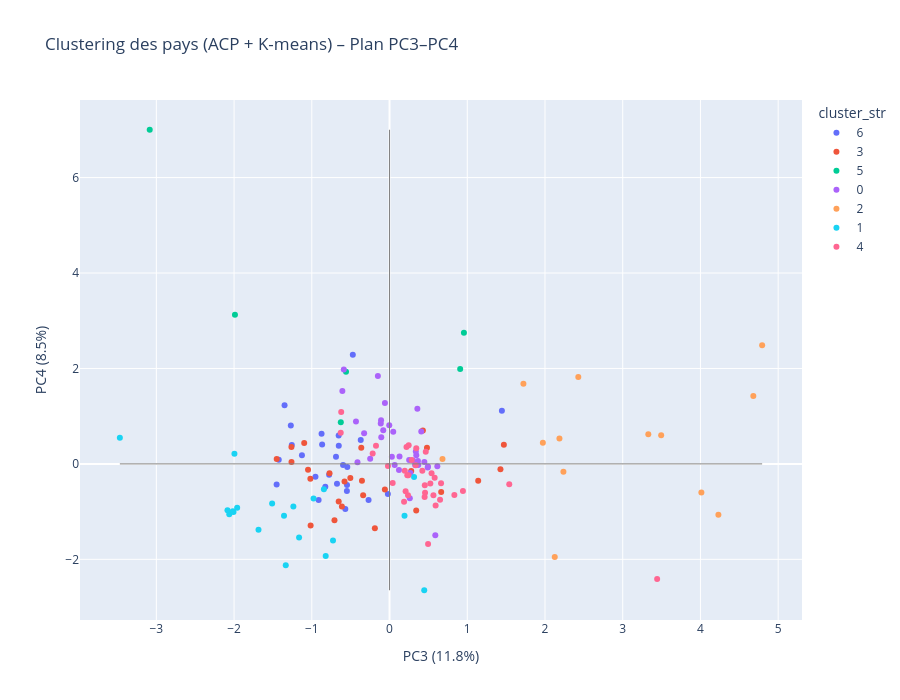

The cell this chart's notebook holds for it:
### Code cell
fig = px.scatter(
    donnees_acp,
    x="PC3",
    y="PC4",
    color="cluster_str",
    hover_name="Country",
    hover_data={"PC3":":.2f", "PC4":":.2f"},
    title="Clustering des pays (ACP + K-means) – Plan PC3–PC4"
)

# Lignes verticales et horizontales
fig.add_shape(type="line", 
              x0=0, y0=donnees_acp["PC4"].min(),
              x1=0, y1=donnees_acp["PC4"].max(),
              line=dict(color="grey", width=1))

fig.add_shape(type="line",
              x0=donnees_acp["PC3"].min(), y0=0,
              x1=donnees_acp["PC3"].max(), y1=0,
              line=dict(color="grey", width=1))

fig.update_layout(
    width=900,
    height=700,
    xaxis_title=f"PC3 ({pca.explained_variance_ratio_[2]*100:.1f}%)",
    yaxis_title=f"PC4 ({pca.explained_variance_ratio_[3]*100:.1f}%)",
)

fig.show()

### Figure 1 — Plotly figure (JSON) as saved in the notebook; plotly's stock layout.template omitted (floating-point values rounded to 4 significant figures)
{"data": [{"hovertemplate": "<b>%{hovertext}</b><br><br>cluster_str=6<br>PC3=%{x:.2f}<br>PC4=%{y:.2f}<extra></extra>", "hovertext": ["Bosnia and Herzegovina", "Indonesia", "Iran, Islamic Rep.", "Egypt, Arab Rep.", "El Salvador", "Thailand", "South Africa", "Turkiye", "Viet Nam", "China", "Nicaragua", "Morocco", "Mexico", "Moldova", "Lebanon", "Guatemala", "Honduras", "Algeria", "Colombia", "Ecuador", "Tunisia", "Jordan", "Azerbaijan", "Suriname", "Libya", "Venezuela, RB"], "legendgroup": "6", "marker": {"color": "#636efa", "symbol": "circle"}, "mode": "markers", "name": "6", "orientation": "v", "showlegend": true, "type": "scatter", "x": [-0.4725, -0.5436, -1.27, -0.653, -1.127, -0.8261, -0.5485, -0.8746, -0.2699, -0.02142, -0.5472, -0.867, -0.953, 1.446, -1.257, -0.6761, -0.7771, -0.6544, -1.453, -0.9126, -0.6889, -1.425, -0.3706, -0.5686, -1.351, -0.5979], "xaxis": "x", "y": [2.287, -0.06656, 0.8071, 0.3819, 0.1807, -0.4808, -0.5656, 0.6309, -0.7558, -0.6288, -0.4425, 0.4065, -0.2674, 1.114, 0.3976, -0.415, -0.2285, 0.5965, -0.4292, -0.7571, 0.1488, 0.08519, 0.5033, -0.9463, 1.229, -0.02511], "yaxis": "y"}, {"hovertemplate": "<b>%{hovertext}</b><br><br>cluster_str=3<br>PC3=%{x:.2f}<br>PC4=%{y:.2f}<extra></extra>", "hovertext": ["Switzerland", "Korea, Rep.", "Croatia", "United Kingdom", "Finland", "France", "Denmark", "Costa Rica", "Czechia", "United Arab Emirates", "Norway", "Sweden", "Portugal", "Iceland", "Italy", "Luxembourg", "Greece", "Spain", "Germany", "Cyprus", "Malta", "Kuwait", "Austria", "Bahamas, The", "Hong Kong SAR, China", "Qatar"], "legendgroup": "3", "marker": {"color": "#EF553B", "symbol": "circle"}, "mode": "markers", "name": "3", "orientation": "v", "showlegend": true, "type": "scatter", "x": [-0.3394, -1.262, 1.471, -0.6129, -0.1888, 1.427, 0.6643, -1.015, 1.141, -0.3635, -1.262, 0.3432, -1.452, -0.7085, -0.3549, 0.4816, -0.5044, -1.048, 0.2791, -1.019, -0.579, -0.7721, 0.429, -0.654, -0.05973, -1.098], "xaxis": "x", "y": [-0.6575, 0.04194, 0.403, -0.8935, -1.347, -0.111, -0.5867, -1.293, -0.3522, 0.3369, 0.3557, -0.9759, 0.1027, -1.18, -0.3516, 0.3359, -0.2941, -0.1242, -0.1487, -0.3117, -0.3684, -0.1935, 0.6974, -0.7875, -0.5378, 0.4354], "yaxis": "y"}, {"hovertemplate": "<b>%{hovertext}</b><br><br>cluster_str=5<br>PC3=%{x:.2f}<br>PC4=%{y:.2f}<extra></extra>", "hovertext": ["Belgium", "Slovenia", "Netherlands", "Ireland", "Estonia", "Slovak Republic"], "legendgroup": "5", "marker": {"color": "#00cc96", "symbol": "circle"}, "mode": "markers", "name": "5", "orientation": "v", "showlegend": true, "type": "scatter", "x": [-1.989, -0.5598, -3.085, -0.6271, 0.9087, 0.957], "xaxis": "x", "y": [3.126, 1.932, 7.002, 0.8753, 1.989, 2.751], "yaxis": "y"}, {"hovertemplate": "<b>%{hovertext}</b><br><br>cluster_str=0<br>PC3=%{x:.2f}<br>PC4=%{y:.2f}<extra></extra>", "hovertext": ["Cameroon", "Kyrgyz Republic", "Sri Lanka", "India", "Tajikistan", "Philippines", "Armenia", "Bangladesh", "Cote d'Ivoire", "Mozambique", "Congo, Dem. Rep.", "Nigeria", "Pakistan", "Kenya", "Iraq", "Guinea", "Syrian Arab Republic", "Uganda", "Burkina Faso", "Angola", "Afghanistan", "Tanzania", "Zimbabwe", "Madagascar", "Malawi", "Haiti", "Ethiopia", "Guinea-Bissau", "Nepal", "Liberia", "Comoros", "Myanmar", "Papua New Guinea", "Niger"], "legendgroup": "0", "marker": {"color": "#ab63fa", "symbol": "circle"}, "mode": "markers", "name": "0", "orientation": "v", "showlegend": true, "type": "scatter", "x": [-0.1064, 0.4908, -0.2491, 0.2608, 0.2682, -0.4125, -0.3271, 0.04765, 0.02998, 0.1283, -0.05935, -0.109, -0.08112, 0.3442, -0.6068, 0.4946, -0.5885, 0.4479, -0.003503, 0.3654, -0.15, 0.615, 0.1216, 0.2522, 0.5888, -0.1132, 0.358, 0.3694, 0.3297, 0.06592, 0.3014, -0.4318, 0.3383, 0.4084], "xaxis": "x", "y": [0.5603, -0.07412, 0.1094, -0.7175, -0.1929, 0.03317, 0.6431, 0.6753, 0.1503, 0.155, 1.276, 0.9136, 0.7061, 0.1811, 1.527, -0.05221, 1.981, 0.04098, 0.8107, 0.06242, 1.84, -0.0478, -0.1292, 0.07982, -1.497, 0.8444, 1.157, -0.02432, -0.02506, -0.0252, 0.06986, 0.8878, 0.2615, 0.6803], "yaxis": "y"}, {"hovertemplate": "<b>%{hovertext}</b><br><br>cluster_str=2<br>PC3=%{x:.2f}<br>PC4=%{y:.2f}<extra></extra>", "hovertext": ["Canada", "Latvia", "Lithuania", "Hungary", "Kazakhstan", "Serbia", "Romania", "Australia", "Bulgaria", "Argentina", "Paraguay", "Ukraine", "Uruguay"], "legendgroup": "2", "marker": {"color": "#FFA15A", "symbol": "circle"}, "mode": "markers", "name": "2", "orientation": "v", "showlegend": true, "type": "scatter", "x": [2.237, 4.794, 4.68, 0.6812, 1.973, 2.186, 1.722, 4.231, 3.495, 4.012, 3.329, 2.428, 2.126], "xaxis": "x", "y": [-0.1665, 2.484, 1.42, 0.1003, 0.4416, 0.5338, 1.68, -1.063, 0.6029, -0.6015, 0.6239, 1.818, -1.95], "yaxis": "y"}, {"hovertemplate": "<b>%{hovertext}</b><br><br>cluster_str=1<br>PC3=%{x:.2f}<br>PC4=%{y:.2f}<extra></extra>", "hovertext": ["Chile", "Belarus", "Poland", "Russian Federation", "Dominican Republic", "United States", "Saudi Arabia", "Malaysia", "Mauritius", "Brazil", "Bolivia", "Peru", "New Zealand", "Panama", "Jamaica", "Israel", "Fiji", "Belize", "Trinidad and Tobago", "Barbados"], "legendgroup": "1", "marker": {"color": "#19d3f3", "symbol": "circle"}, "mode": "markers", "name": "1", "orientation": "v", "showlegend": true, "type": "scatter", "x": [-1.358, -0.9775, -0.8444, 0.3155, -1.237, 0.1928, -1.995, -1.686, -1.96, -0.7274, -0.8211, -2.062, 0.4463, -2.007, -2.085, -3.47, -1.335, -1.164, -1.511, -2.016], "xaxis": "x", "y": [-1.088, -0.7276, -0.5303, -0.2736, -0.8947, -1.087, 0.212, -1.38, -0.9176, -1.607, -1.929, -1.054, -2.648, -1.007, -0.9712, 0.5486, -2.124, -1.541, -0.8278, -0.9942], "yaxis": "y"}, {"hovertemplate": "<b>%{hovertext}</b><br><br>cluster_str=4<br>PC3=%{x:.2f}<br>PC4=%{y:.2f}<extra></extra>", "hovertext": ["Rwanda", "North Macedonia", "Ghana", "Georgia", "Namibia", "Montenegro", "Mongolia", "Bhutan", "Uzbekistan", "Eswatini", "Grenada", "Botswana", "Antigua and Barbuda", "Albania", "Congo, Rep.", "Zambia", "Oman", "Senegal", "Cambodia", "Bahrain", "Gambia, The", "Samoa", "Sierra Leone", "Lao PDR", "Gabon", "St. Lucia", "Cabo Verde", "Mauritania", "Timor-Leste", "Turkmenistan", "Solomon Islands", "Tonga", "Vanuatu", "St. Vincent and the Grenadines"], "legendgroup": "4", "marker": {"color": "#FF6692", "symbol": "circle"}, "mode": "markers", "name": "4", "orientation": "v", "showlegend": true, "type": "scatter", "x": [0.4961, 0.466, 0.2855, -0.217, 0.6627, -0.6217, 3.443, 0.4567, 0.525, 0.3441, 0.2375, 1.54, 0.4515, 0.218, 0.2284, 0.9442, -0.1742, 0.04016, 0.5407, -0.628, 0.1962, 0.65, 0.2421, 0.5647, -0.02034, 0.1869, 0.2067, 0.246, 0.5805, 0.8338, 0.422, 0.4536, 0.593, 0.3369], "xaxis": "x", "y": [-1.677, 0.2568, 0.08354, 0.2157, -0.4061, 1.09, -2.412, -0.6052, -0.4115, 0.3275, -0.6582, -0.4283, -0.692, 0.3543, -0.2401, -0.5684, 0.3825, -0.3997, -0.1965, 0.6538, -0.144, -0.7501, -0.2359, -0.6593, -0.04191, -0.792, -0.572, 0.3915, -0.292, -0.6501, -0.1455, -0.447, -0.8707, -0.02994], "yaxis": "y"}], "layout": {"height": 700, "legend": {"title": {"text": "cluster_str"}, "tracegroupgap": 0}, "shapes": [{"line": {"color": "grey", "width": 1}, "type": "line", "x0": 0, "x1": 0, "y0": -2.648, "y1": 7.002}, {"line": {"color": "grey", "width": 1}, "type": "line", "x0": -3.47, "x1": 4.794, "y0": 0, "y1": 0}], "title": {"text": "Clustering des pays (ACP + K-means) – Plan PC3–PC4"}, "width": 900, "xaxis": {"anchor": "y", "domain": [0, 1], "title": {"text": "PC3 (11.8%)"}}, "yaxis": {"anchor": "x", "domain": [0, 1], "title": {"text": "PC4 (8.5%)"}}}}
